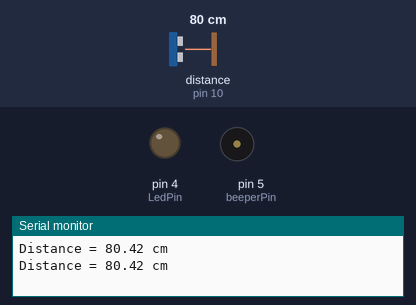
Simulated run of this sketch. Board: Arduino Uno, built with avr-gcc and run on an emulated ATmega328P. On the bench: output pins drawn as LEDs (lit = HIGH), buzzer (waves = sounding), the last lines printed to the serial monitor. Wiring (inferred from the names in the program): ultrasonic range finder: trigger pin 12; echo pin 10. The inputs (shaded band) are chosen by the test bench; at power-on: distance to the obstacle (sensor on pin 10) 80 cm. The echo pulse lasts 58.3 µs per cm; pins used as bus, display or sensor lines are not drawn.

Above: at 9.8 s.
9.9 s: distance to the obstacle (sensor on pin 10) set to 8 cm
20.5 s: distance to the obstacle (sensor on pin 10) set to 5 cm
At 28.27 s:
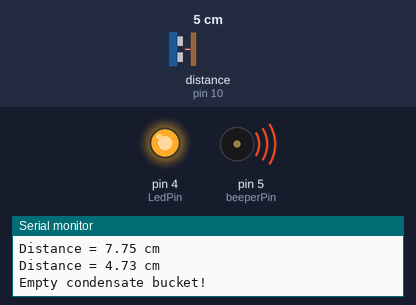
32.5 s: distance to the obstacle (sensor on pin 10) set to 9 cm
At 32.9 s:
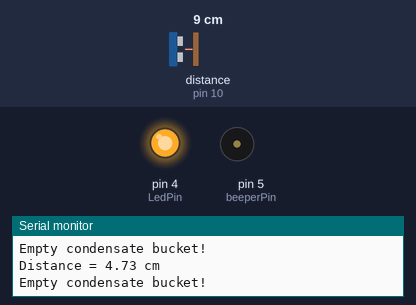
44.5 s: distance to the obstacle (sensor on pin 10) set to 4 cm
At 52.29 s:
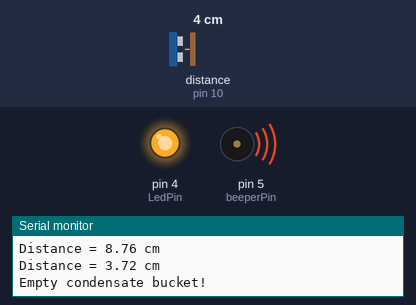
Timing chart, 0 to 56.5 s (numbered marks = the images above; inputs shaded):
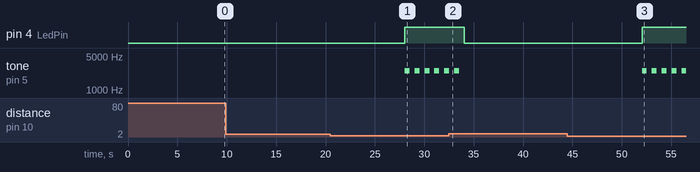

Measured:
- the behaviour switches between 7 and 6 cm on distance to the obstacle (sensor on pin 10) (found by bisection; images 0 and 1)
- after the input at 20.5 s, pin 4 (LedPin): LOW → HIGH after 7.5 s; tone on pin 5 (beeperPin): alternates 2500 Hz for 0.50 s and silent for 0.50 s, starting after 7.5 s
- after the input at 32.5 s, pin 4 (LedPin): HIGH → LOW after 1.5 s; tone on pin 5 (beeperPin): goes on until 33.5 s, then stays silent
- after the input at 44.5 s, pin 4 (LedPin): LOW → HIGH after 7.5 s; tone on pin 5 (beeperPin): alternates 2500 Hz for 0.50 s and silent for 0.50 s, starting after 7.5 s

The sketch:

condensate_bucket.ino
```cpp
#include "LowPower.h"


float duration, distance;
#define triggerPin 12
#define echoPin 10
#define LedPin 4
#define beeperPin 5
#define bucketFullDistance 6 //distance in centimeters
#define serialSpeed 9600
#define BeeperTone 2500
#define BeepLenght 500
#define BeepPause 1000

void setup() {
  Serial.begin (serialSpeed);
  pinMode(triggerPin, OUTPUT);
  pinMode(echoPin, INPUT);
  pinMode(LedPin, OUTPUT);

}

void loop() {
 //pulse the sensor trigger pin to measure distance

digitalWrite(triggerPin, LOW);
delayMicroseconds(2);
digitalWrite(triggerPin, HIGH);
delayMicroseconds(10);
digitalWrite(triggerPin, LOW);


duration = pulseIn(echoPin, HIGH);

//speed of sound at 25ºC divided to and back, to be more accurate, we would need to add a temperature sensor to modify the speed of sound in real time
distance = (duration / 2) * 0.034618;


//send results to serial monitor


Serial.print("Distance = ");
  if (distance >= 400 || distance <= 2) {
     Serial.println("Out of range");
  }
  else {
    Serial.print(distance);
    Serial.println(" cm");
    delay(500);
  }
  delay(500);

  if (distance <=bucketFullDistance ) {
    Serial.println("Empty condensate bucket!");
    digitalWrite(LedPin, HIGH);
    tone(beeperPin, BeeperTone, BeepLenght);
    delay (BeepPause);
    tone(beeperPin, BeeperTone, BeepLenght);
    delay (BeepPause);
    tone(beeperPin, BeeperTone, BeepLenght);
  }
  else{
      // Blink LED before going to sleep to show the device is working
      digitalWrite(LedPin, HIGH);
      delay (5);
      digitalWrite(LedPin, LOW);
    // Enter power down state for 8 s with ADC and BOD module disabled
    LowPower.powerDown(SLEEP_8S, ADC_OFF, BOD_OFF);
  }


}
```
